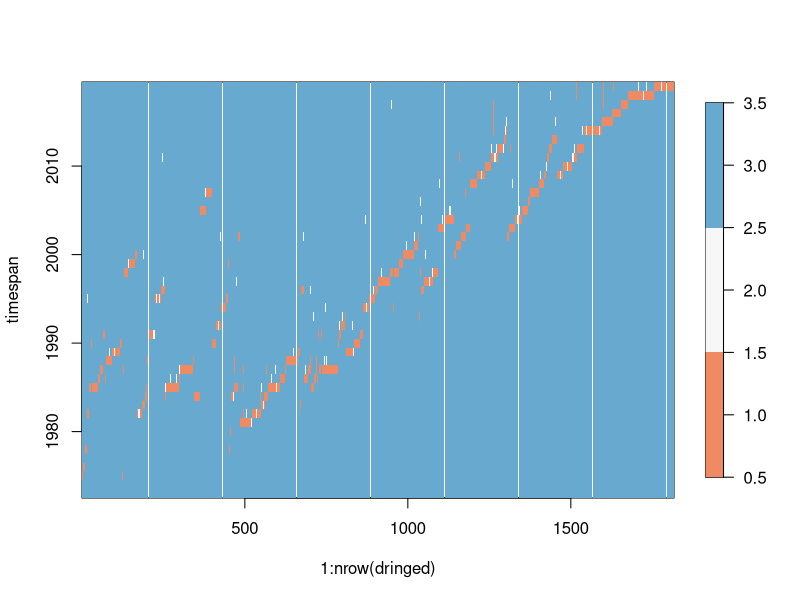
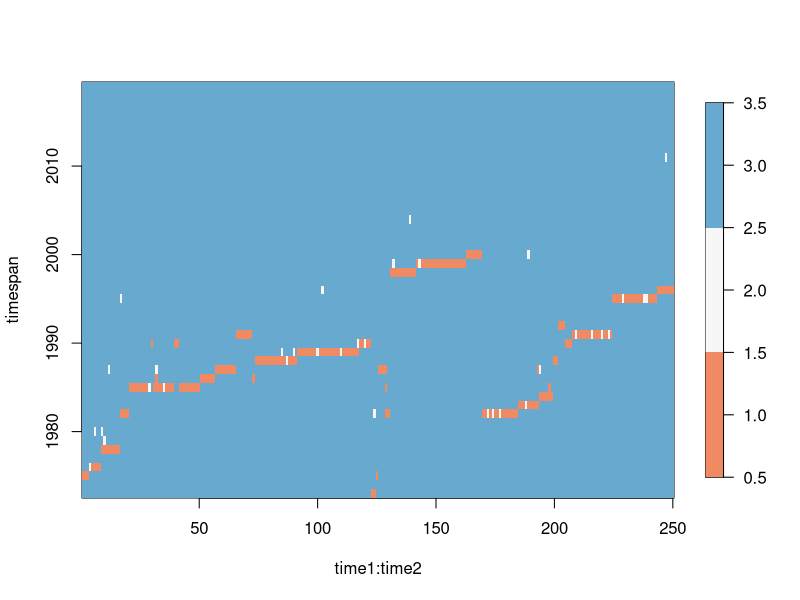
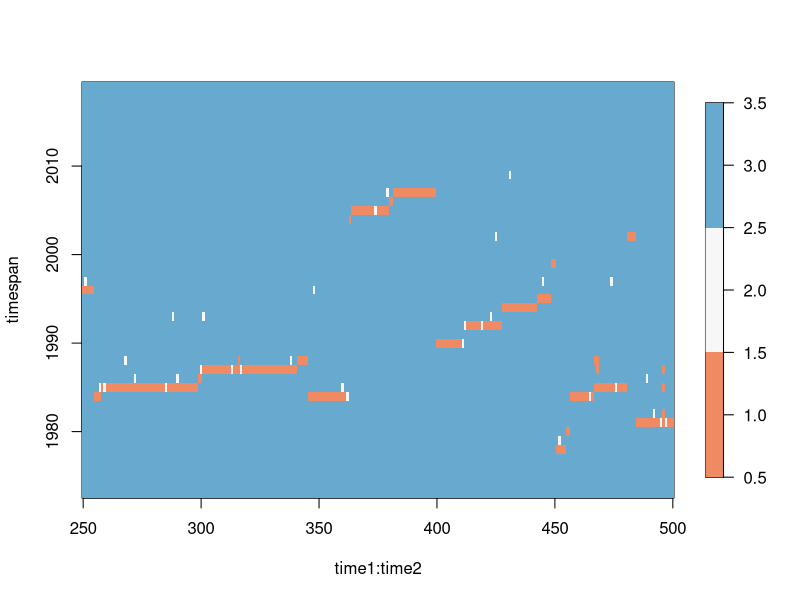
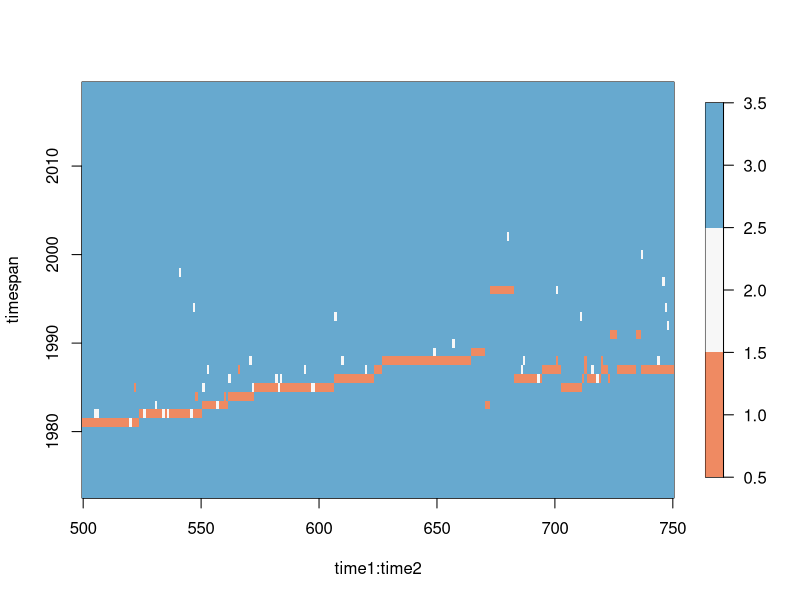
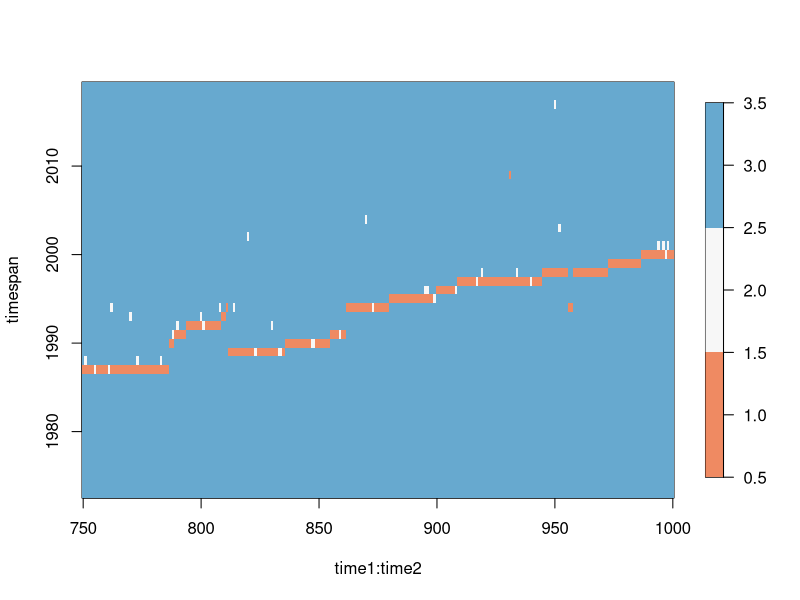
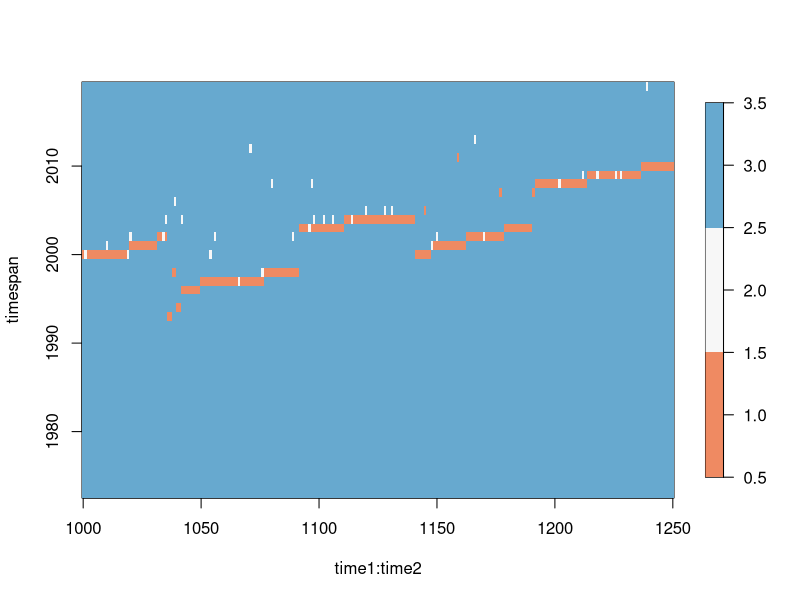
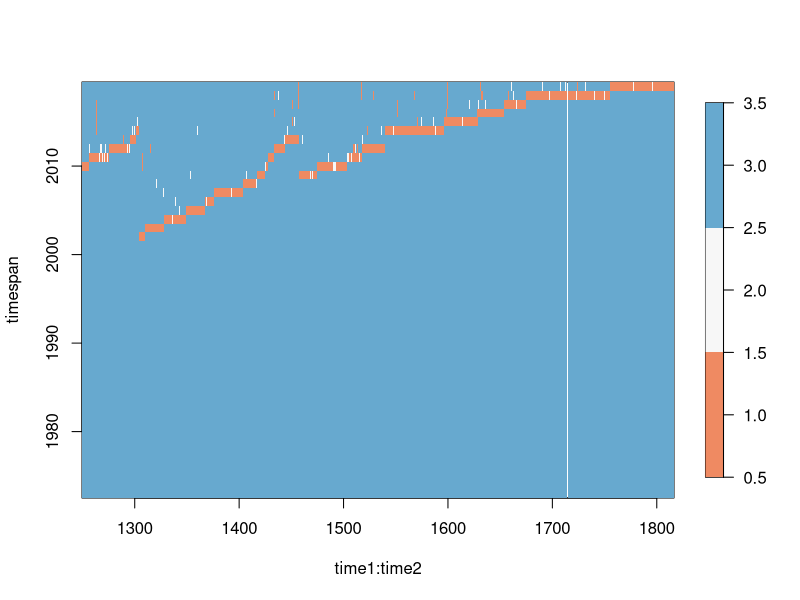
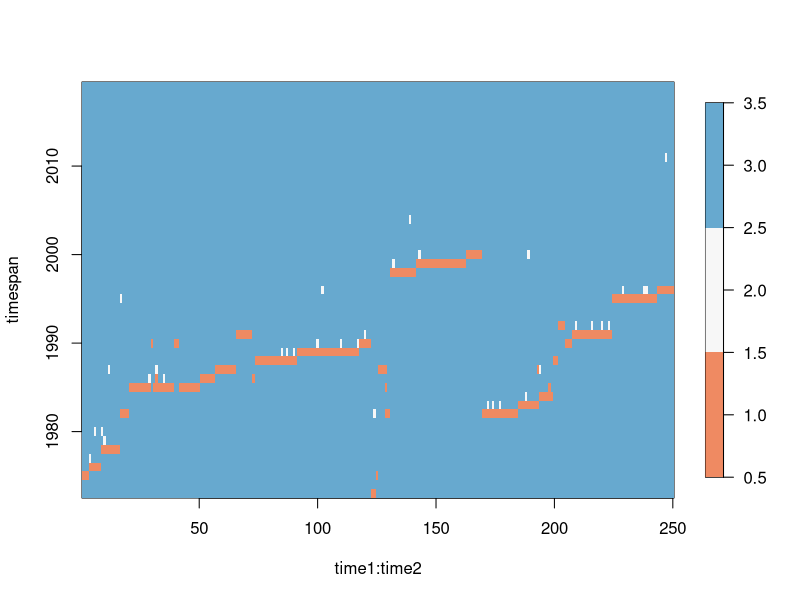

Generate these figures, in order, with R:
## ---- chunk 1
dringed<-read.csv("data/Gyrs_ringed.csv")
dringed20<-read.csv("data/RingingDataAdditionJan2020.csv")
dringed<-rbind(dringed,dringed20)
head(dringed) # What's in the data table
length(unique(dringed$Ring_No)) #How many unique bird IDs - 1816 (vs 1653 previously)
## ---- chunk 2
drecov<-read.csv("data/Gyrs_recovered.csv")
drecov20<-read.csv("data/EncounterDataAdditionJan2020.csv")
drecov<-rbind(drecov,drecov20)
head(drecov)
length(unique(drecov$Ring_No)) #How many unique bird IDs in Gyrs_recovered.csv (293 vs 270 previously)
## ---- chunk 3
Birds_ringed = unique(dringed$Ring_No)
Birds_recov = unique(drecov$Ring_No)
min_year = min(dringed$Ringed_year)
max_year = max(dringed$Ringed_year)
min_year
max_year
### check
min(drecov$Year_recorded)
max_year = max(drecov$Year_recorded) #because it's 2019
timespan = min_year:max_year
time_index = 1:length(timespan)
time_index_max = length(timespan)
CH = matrix(NA,nrow=nrow(dringed),ncol=time_index_max)

dringed$First_recov_date = NA
dringed$First_recov_year = NA
dringed$First_recov_type = NA

for (i in 1:nrow(dringed))
{
    ## if it's ringed, we put a 1 on capture year
    year_ringed = dringed$Ringed_year[i]-min_year+1
    CH[i,year_ringed] = 1
  if (dringed$Ring_No[i] %in% Birds_recov)
  {
    ## Keep in mind they can be recorded several times
    year_recov = drecov$Year_recorded[drecov$Ring_No == as.character(dringed$Ring_No[i])]
    dates_recov = drecov$Date_recovered[drecov$Ring_No == as.character(dringed$Ring_No[i])]
    type_recov = drecov$Condition_Euring_code[drecov$Ring_No == as.character(dringed$Ring_No[i])]
    
    dringed[i,]$First_recov_year = year_recov[1]
    dringed[i,]$First_recov_date = as.character(as.Date(dates_recov[1],format="%m/%d/%Y"))
    dringed[i,]$First_recov_type = type_recov[1]
    
    for (d in 1:length(year_recov)){
        year_recov_focal = year_recov[d]-min_year+1

         if  (type_recov[d] %in% c(4,7,8)){ #live recovery
           CH[i,year_recov_focal] = 1
         } 
         else {
           CH[i,year_recov_focal] = 2
           
           }
      }#end of for loop on all dates where the bird was recorded

  }#end of if condition on whether the bird was captured
  else {
    if (year_ringed<time_index_max)
        {
          CH[i,(year_ringed+1):time_index_max] = 3
        }
    #else nothing, since we do not have to add what happens afterwards
  }
  
}
CH[is.na(CH)]=3

### Plotting the capture histories
library('RColorBrewer')
library('fields')
cols = brewer.pal(3,"RdBu")
rf <- colorRampPalette(cols)   # make colors
# voir aussi  http://www.sthda.com/french/wiki/couleurs-dans-r
image.plot(1:nrow(dringed),timespan,CH,col=cols)

#Verif of data by blocks
time1=1
time2=250
image.plot(time1:time2,timespan,CH[time1:time2,],col=cols)

time1=250
time2=500
image.plot(time1:time2,timespan,CH[time1:time2,],col=cols)

time1=500
time2=750
image.plot(time1:time2,timespan,CH[time1:time2,],col=cols)
## A number of individuals are either recaptured dead the same year or there is a date problem



time1=750
time2=1000
image.plot(time1:time2,timespan,CH[time1:time2,],col=cols)

time1=1000
time2=1250
image.plot(time1:time2,timespan,CH[time1:time2,],col=cols)

time1=1250
time2=nrow(dringed)
image.plot(time1:time2,timespan,CH[time1:time2,],col=cols)

## ---- chunk 4
### Create data structure where the recovery information is appended to ringed birds dataframe
dringed_recovered = subset(dringed,(dringed$Ring_No %in% Birds_recov) & (dringed$Ringed_year==dringed$First_recov_year))
dringed_pb = subset(dringed_recovered,dringed_recovered$First_recov_type==2)
### Actually it's *more* of a Pb if the recovery type is 2 but it is also a problem if it is 
dringed_pb = dringed_recovered
head(dringed_pb)
nrow(dringed_pb) #33 before -- 112 now!
dringed_pb
write.csv(dringed_pb,file="RingedAndRecovered_sameYear_jan2020.csv")

### Are all the birds ringed in June-July? 
table(dringed$Ringed_month)
### Answer is May-June-July. We can say that they have been observed the next year to be dead if they are dead in the year of the ringing, but not if they are alive. 
### It means that if they have been seen alive at 6 month, we don't know the status the next year. But on the other hand, only death is permanent. 
### Sounds reasonable to write a 2 the next year in that case. 
### Let's do that

CH = matrix(NA,nrow=nrow(dringed),ncol=time_index_max)

for (i in 1:nrow(dringed))
{
    ## if it's ringed, we put a 1 on capture year
    year_ringed = dringed$Ringed_year[i]-min_year+1
    CH[i,year_ringed] = 1
  if (dringed$Ring_No[i] %in% Birds_recov)
  {
    ## Keep in mind they can be recorded several times
    year_recov = drecov$Year_recorded[drecov$Ring_No == as.character(dringed$Ring_No[i])]
    dates_recov = drecov$Date_recovered[drecov$Ring_No == as.character(dringed$Ring_No[i])]
    type_recov = drecov$Condition_Euring_code[drecov$Ring_No == as.character(dringed$Ring_No[i])]
    
    dringed[i,]$First_recov_year = year_recov[1]
    dringed[i,]$First_recov_date = as.character(as.Date(dates_recov[1],format="%m/%d/%Y"))
    dringed[i,]$First_recov_type = type_recov[1]
    
    for (d in 1:length(year_recov)){
        year_recov_focal = year_recov[d]-min_year+1

         if  (type_recov[d] %in% c(4,7,8)){ #live recovery
           CH[i,year_recov_focal] = 1
         } 
         else {
           # Asks whether the year of the ring is the year of recovery
           if(dringed[i,]$Ringed_year==dringed[i,]$First_recov_year){#Yes
             #Then keep the 1 and put 2 the next year, since the individual died through that year
             CH[i,year_recov_focal] = 1
             if ((year_recov_focal+1)<time_index_max){CH[i,year_recov_focal+1] = 2}
           }
           else { #the ring of the year is not that of the recovery
             CH[i,year_recov_focal] = 2
           }
        
           }
      }#end of for loop on all dates where the bird was recorded

  }#end of if condition on whether the bird was captured
  else {
    #birds that are never captured again
    if (year_ringed<time_index_max)
        {
          CH[i,(year_ringed+1):time_index_max] = 3
        }
    #else nothing, since we do not have to add what happens afterwards
  }
  
}

CH[is.na(CH)]=3

## ---- chunk 5

#Verif of data by blocks
time1=1
time2=250
image.plot(time1:time2,timespan,CH[time1:time2,],col=cols)

time1=250
time2=500
image.plot(time1:time2,timespan,CH[time1:time2,],col=cols)

time1=500
time2=750
image.plot(time1:time2,timespan,CH[time1:time2,],col=cols)

time1=750
time2=1000
image.plot(time1:time2,timespan,CH[time1:time2,],col=cols)

time1=1000
time2=1250
image.plot(time1:time2,timespan,CH[time1:time2,],col=cols)

time1=1250
time2=nrow(dringed)
image.plot(time1:time2,timespan,CH[time1:time2,],col=cols)

### All good. 
write.csv(CH,file = "data/CaptureHistories2020.csv")

## ---- chunk 6
table(dringed$EurAgeCode)
table(dringed$EurAgeText)
# So we output a vector 
dringed$EurAgeCode[dringed$EurAgeCode==8]=2
stagemarking = dringed$EurAgeCode
write.csv(stagemarking,file = "data/stagemarking2020.csv")

#We also need the year of first marking
fmarking = dringed$First_recov_year
write.csv(fmarking ,file = "data/fmarking2020.csv")
